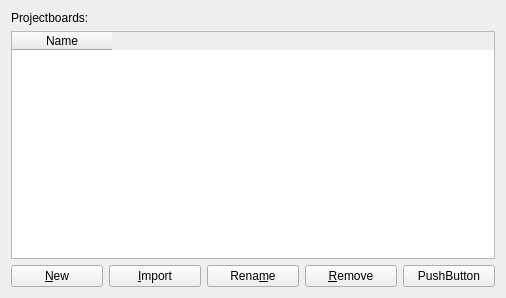
<?xml version="1.0" encoding="UTF-8"?>
<ui version="4.0">
 <class>Form</class>
 <widget class="QWidget" name="Form">
  <property name="geometry">
   <rect>
    <x>0</x>
    <y>0</y>
    <width>506</width>
    <height>298</height>
   </rect>
  </property>
  <property name="sizePolicy">
   <sizepolicy hsizetype="Expanding" vsizetype="Expanding">
    <horstretch>0</horstretch>
    <verstretch>0</verstretch>
   </sizepolicy>
  </property>
  <property name="windowTitle">
   <string>Form</string>
  </property>
  <layout class="QHBoxLayout" name="horizontalLayout_3">
   <item>
    <layout class="QVBoxLayout" name="verticalLayout">
     <item>
      <widget class="QLabel" name="label">
       <property name="text">
        <string>Projectboards:</string>
       </property>
      </widget>
     </item>
     <item>
      <widget class="QTableWidget" name="pb_list">
       <column>
        <property name="text">
         <string>Name</string>
        </property>
       </column>
      </widget>
     </item>
     <item>
      <layout class="QHBoxLayout" name="horizontalLayout_2">
       <item>
        <widget class="QPushButton" name="btn_add">
         <property name="text">
          <string>&amp;New</string>
         </property>
        </widget>
       </item>
       <item>
        <widget class="QPushButton" name="btn_imp">
         <property name="text">
          <string>&amp;Import</string>
         </property>
        </widget>
       </item>
       <item>
        <widget class="QPushButton" name="btn_ren">
         <property name="text">
          <string>Rena&amp;me</string>
         </property>
        </widget>
       </item>
       <item>
        <widget class="QPushButton" name="btn_rem">
         <property name="text">
          <string>&amp;Remove</string>
         </property>
        </widget>
       </item>
       <item>
        <widget class="QPushButton" name="pushButton_4">
         <property name="text">
          <string>PushButton</string>
         </property>
        </widget>
       </item>
      </layout>
     </item>
    </layout>
   </item>
  </layout>
 </widget>
 <resources/>
 <connections/>
</ui>
